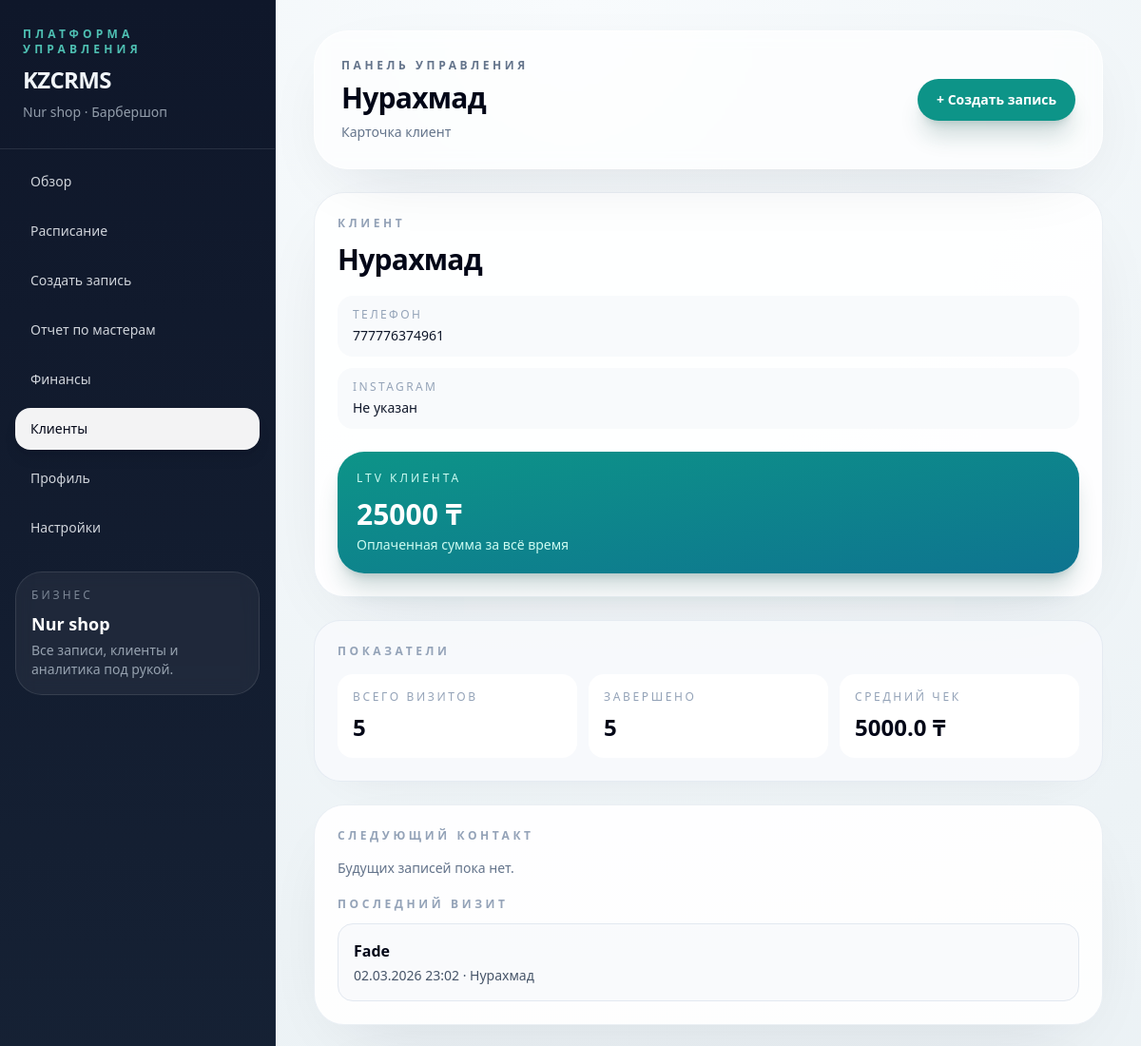
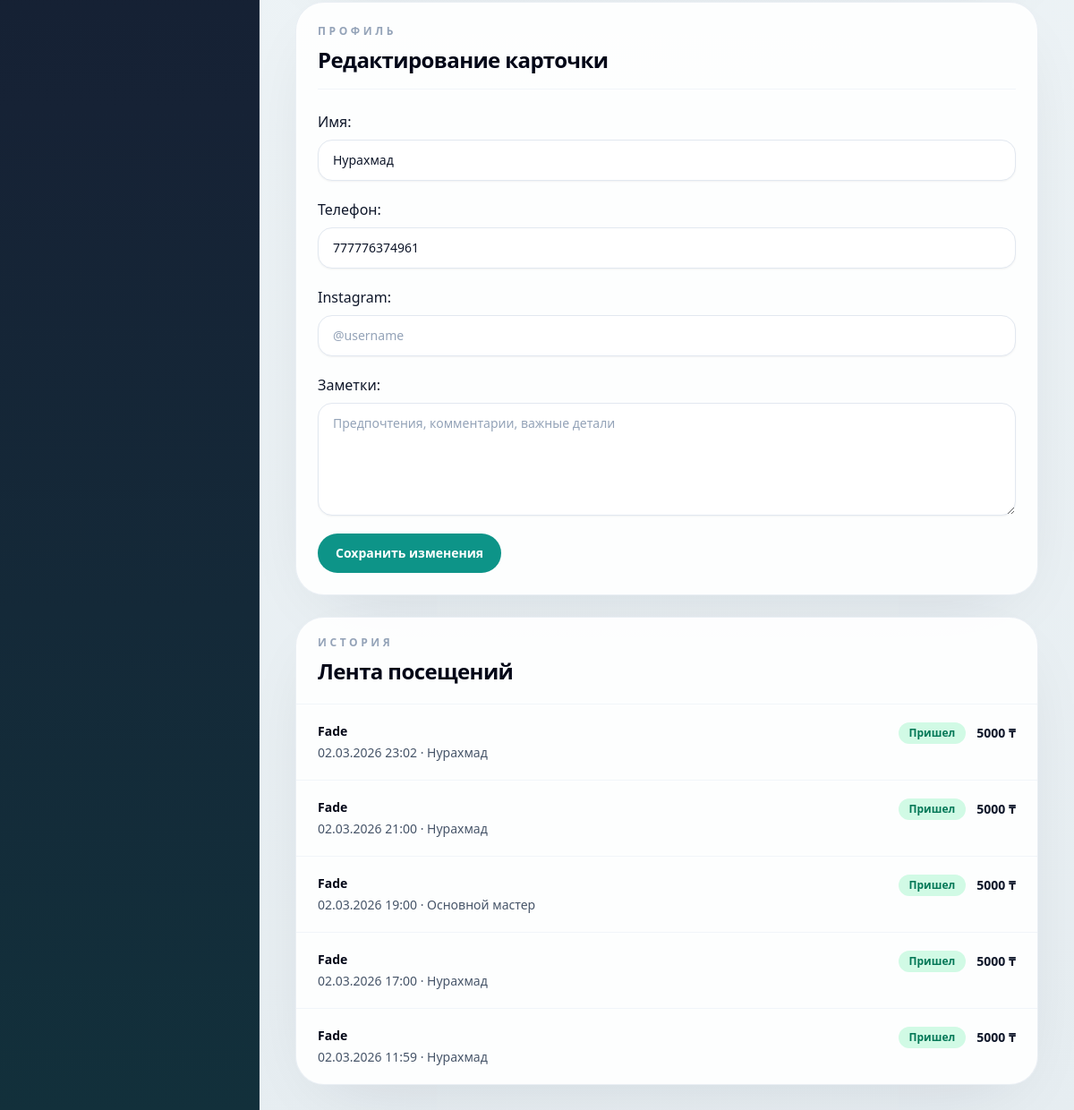
The page /clients/2/ (signed in) on the database as committed earlier (2 pictures, top to bottom).
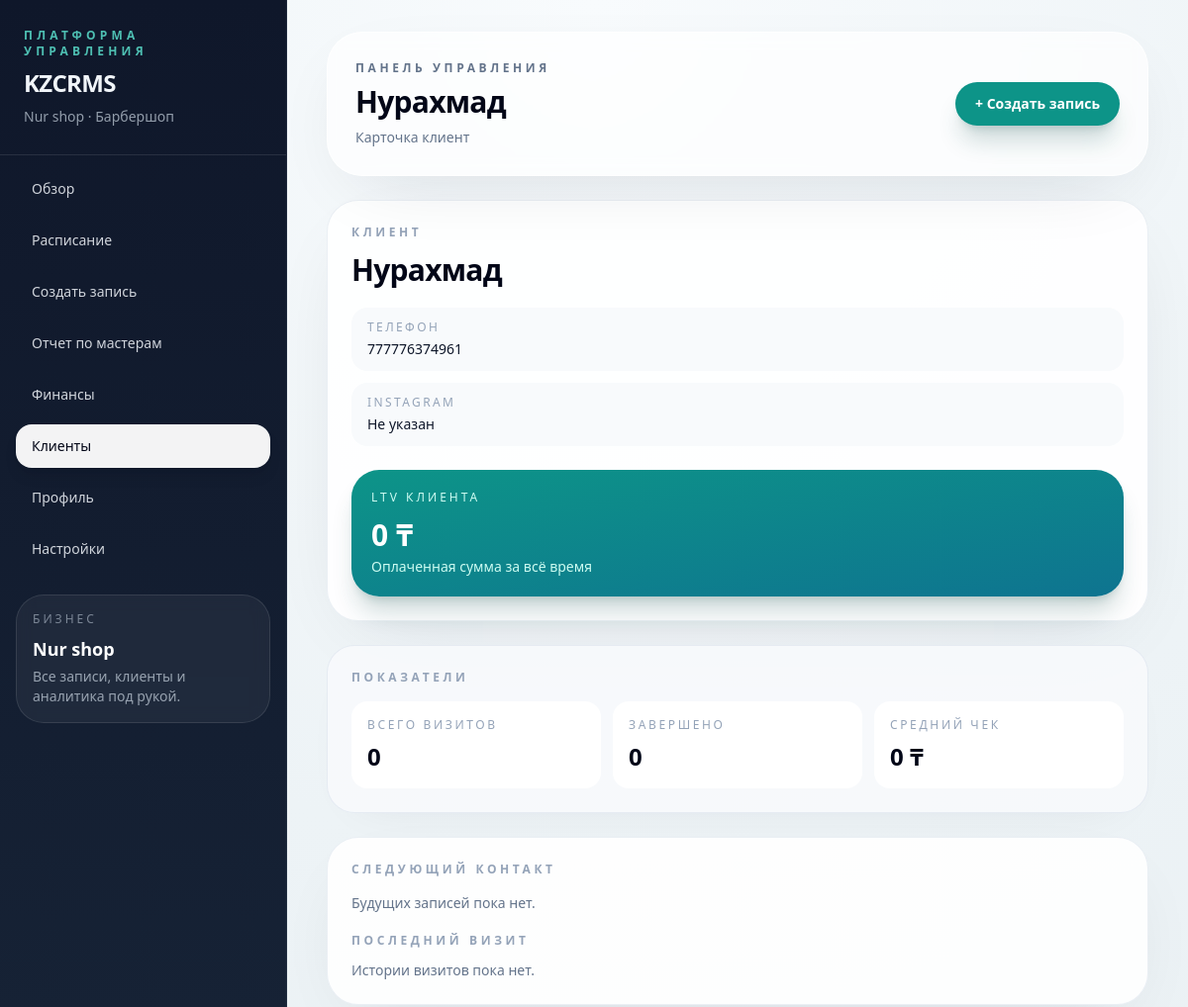
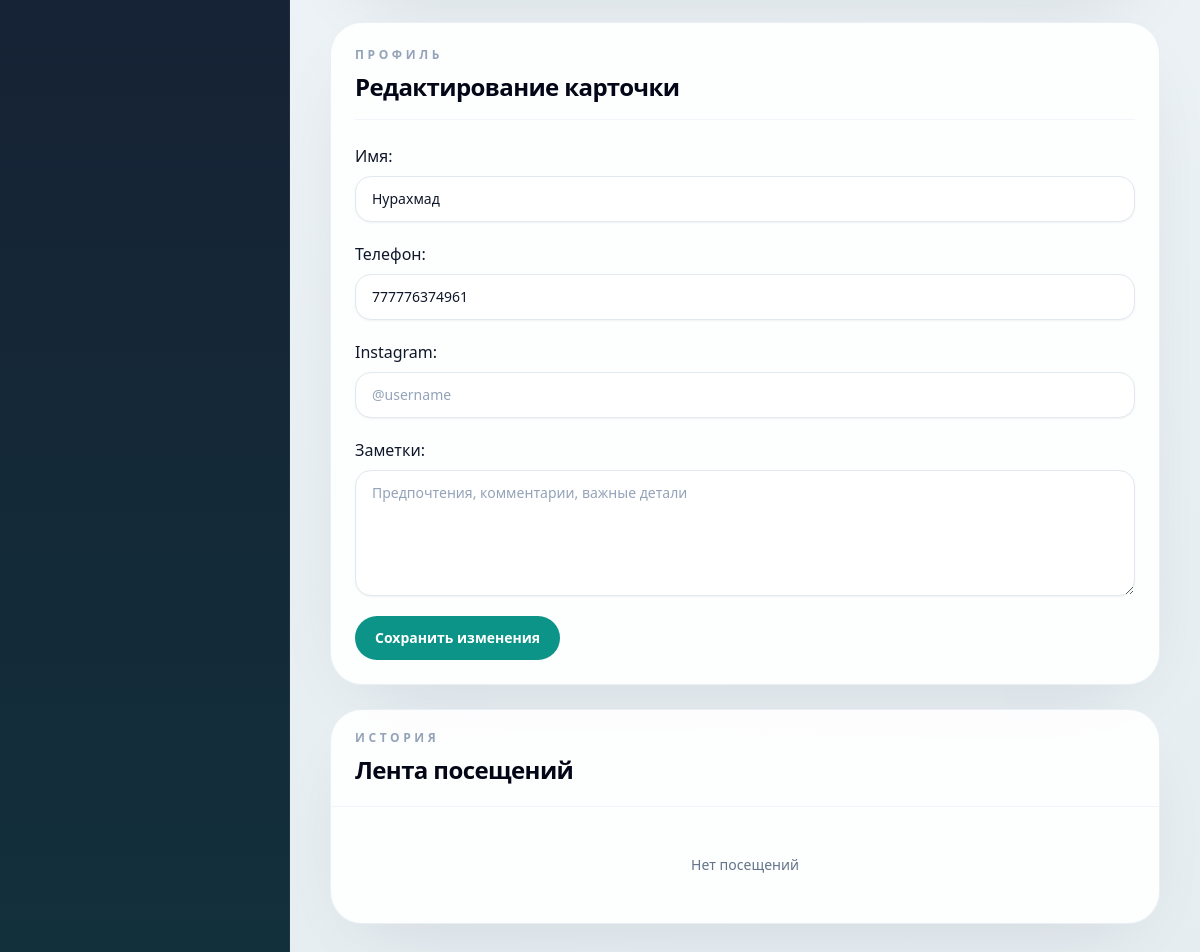
The same page on the database as committed later (2 pictures, top to bottom).
### core/models.py (models this page shows, shortened)
class TimestampedModel(models.Model):
    created_at = models.DateTimeField(auto_now_add=True)
    updated_at = models.DateTimeField(auto_now=True)
    class Meta:
        abstract = True

class Appointment(TimestampedModel):
    class Status(models.TextChoices):
        BOOKED = "BOOKED", "Записан"
        CONFIRMED = "CONFIRMED", "Подтвержден"
        DONE = "DONE", "Пришел"
        CANCELED = "CANCELED", "Отмена"
        NO_SHOW = "NO_SHOW", "Не пришёл"
    shop = models.ForeignKey(
        Shop,
        on_delete=models.CASCADE,
        related_name="appointments"
    )
    client = models.ForeignKey(
        Client,
        on_delete=models.PROTECT,
        related_name="appointments"
    )
    barber = models.ForeignKey(
        Barber,
        on_delete=models.PROTECT,
        related_name="appointments"
    )
    service = models.ForeignKey(
        Service,
        on_delete=models.PROTECT,
        related_name="appointments"
    )
    start_at = models.DateTimeField()
    end_at = models.DateTimeField(editable=False)
    status = models.CharField(
        max_length=20,
        choices=Status.choices,
        default=Status.BOOKED
    )
    comment = models.CharField(max_length=255, blank=True)

class Service(TimestampedModel):
    shop = models.ForeignKey(
        Shop,
        on_delete=models.CASCADE,
        related_name="services"
    )
    name = models.CharField(max_length=120)
    duration_min = models.PositiveSmallIntegerField(default=60)
    price_kzt = models.PositiveIntegerField(default=0)
    is_active = models.BooleanField(default=True)

class Barber(TimestampedModel):
    shop = models.ForeignKey(
        Shop,
        on_delete=models.CASCADE,
        related_name="barbers"
    )
    name = models.CharField(max_length=120)
    phone = models.CharField(max_length=30, blank=True)
    is_active = models.BooleanField(default=True)
    commission_percent = models.PositiveSmallIntegerField(default=50)
    fixed_salary_kzt = models.PositiveIntegerField(default=0)

### core/views.py (the view)
# urls.py: path("clients/<int:client_id>/", client_detail, name="client_detail"),
@login_required
def client_detail(request, client_id):
    shop = request.user.shop
    client = get_object_or_404(
        Client,
        id=client_id,
        shop=shop
    )
    if request.method == "POST":
        form = ClientProfileForm(request.POST, instance=client)
        if form.is_valid():
            form.save()
            messages.success(request, "Карточка клиента обновлена")
            return redirect("client_detail", client_id=client.id)
    else:
        form = ClientProfileForm(instance=client)
    appointments = (
        Appointment.objects
        .filter(client=client)
        .select_related("barber", "service")
        .order_by("-start_at")
    )
    now = timezone.now()
    next_appointment = (
        appointments
        .filter(
            start_at__gte=now,
            status__in=[Appointment.Status.BOOKED, Appointment.Status.CONFIRMED],
        )
        .order_by("start_at")
        .first()
    )
    last_appointment = (
        appointments
        .filter(
            start_at__lt=now,
            status=Appointment.Status.DONE,
        )
        .order_by("-start_at")
        .first()
    )
    total_spent = (
        Payment.objects
        .filter(appointment__client=client, is_paid=True)
        .aggregate(total=Sum("amount_kzt"))["total"]
        or 0
    )
    visit_count = appointments.filter(status=Appointment.Status.DONE).count()
    done_count = appointments.filter(status=Appointment.Status.DONE).count()
    avg_check = (
        Payment.objects
        .filter(appointment__client=client, is_paid=True)
        .aggregate(avg=Avg("amount_kzt"))["avg"] or 0
    )
    return render(request, "client_detail.html", {
        "client": client,
        "appointments": appointments,
        "form": form,
        "total_spent": total_spent,
        "visit_count": visit_count,
        "done_count": done_count,
        "avg_check": round(avg_check, 2),
        "next_appointment": next_appointment,
        "last_appointment": last_appointment,
    })

### core/forms.py
class ClientProfileForm(forms.ModelForm):
    class Meta:
        model = Client
        fields = ["name", "phone", "instagram", "notes"]
        widgets = {
            "name": forms.TextInput(attrs={"class": INPUT_CLASS, "placeholder": "Имя клиента"}),
            "phone": forms.TextInput(attrs={"class": INPUT_CLASS, "placeholder": "+7 777 123 45 67"}),
            "instagram": forms.TextInput(attrs={"class": INPUT_CLASS, "placeholder": "@username"}),
            "notes": forms.Textarea(attrs={
                "class": INPUT_CLASS,
                "placeholder": "Предпочтения, комментарии, важные детали",
                "rows": 5,
            }),
        }
        labels = {
            "name": "Имя",
            "phone": "Телефон",
            "instagram": "Instagram",
            "notes": "Заметки",
        }

### core/context_processors.py (called while the page is built)
def current_shop(request):
    shop = None
    if getattr(request, "user", None) and request.user.is_authenticated:
        shop = getattr(request.user, "shop", None)
    return {
        "current_shop": shop,
        "crm_labels": get_shop_labels(shop),
    }

### core/templates/client_detail.html (shortened to what the changed rows need)
{% extends "core/base.html" %}
{% block page_title %}
{{ client.name }}
{% endblock %}
{% block content %}
<div class="grid gap-6 2xl:grid-cols-[360px_minmax(0,1fr)]">
    <div class="space-y-6">
        <section class="crm-panel p-6">
            <h2 class="mt-3 text-3xl font-semibold tracking-tight text-slate-950">{{ client.name }}</h2>
            <div class="mt-6 rounded-[28px] bg-gradient-to-br from-teal-600 to-cyan-700 p-5 text-white shadow-xl shadow-teal-900/20">
                <div class="text-xs uppercase tracking-[0.25em] text-teal-100">LTV клиента</div>
                <div class="mt-3 text-3xl font-semibold">{{ total_spent }} ₸</div>
                <div class="mt-1 text-sm text-teal-100">Оплаченная сумма за всё время</div>
            </div>
        </section>
        <section class="crm-muted-panel p-6">
            <div class="mt-4 grid gap-3 sm:grid-cols-3 xl:grid-cols-1">
                <div class="rounded-2xl bg-white px-4 py-4">
                    <div class="text-xs uppercase tracking-[0.22em] text-slate-400">Всего визитов</div>
                    <div class="mt-2 text-2xl font-semibold text-slate-950">{{ visit_count }}</div>
                </div>
                <div class="rounded-2xl bg-white px-4 py-4">
                    <div class="text-xs uppercase tracking-[0.22em] text-slate-400">Завершено</div>
                    <div class="mt-2 text-2xl font-semibold text-slate-950">{{ done_count }}</div>
                </div>
                <div class="rounded-2xl bg-white px-4 py-4">
                    <div class="text-xs uppercase tracking-[0.22em] text-slate-400">Средний чек</div>
                    <div class="mt-2 text-2xl font-semibold text-slate-950">{{ avg_check }} ₸</div>
                </div>
            </div>
        </section>
        <section class="crm-panel p-6">
            <div class="text-xs font-semibold uppercase tracking-[0.3em] text-slate-400">Следующий контакт</div>
            {% if next_appointment %}
                <div class="mt-4 rounded-2xl border border-teal-100 bg-teal-50/70 px-4 py-4">
                    <div class="font-semibold text-slate-950">{{ next_appointment.service.name }}</div>
                    <div class="mt-1 text-sm text-slate-600">{{ next_appointment.start_at|date:"d.m.Y H:i" }} · {{ next_appointment.barber.name }}</div>
                </div>
            {% else %}
                <p class="mt-4 text-sm text-slate-500">Будущих записей пока нет.</p>
            {% endif %}
            <div class="mt-5 text-xs font-semibold uppercase tracking-[0.3em] text-slate-400">Последний визит</div>
            {% if last_appointment %}
                <div class="mt-3 rounded-2xl border border-slate-200 bg-slate-50/70 px-4 py-4">
                    <div class="font-semibold text-slate-950">{{ last_appointment.service.name }}</div>
                    <div class="mt-1 text-sm text-slate-600">{{ last_appointment.start_at|date:"d.m.Y H:i" }} · {{ last_appointment.barber.name }}</div>
                </div>
            {% else %}
                <p class="mt-3 text-sm text-slate-500">Истории визитов пока нет.</p>
            {% endif %}
        </section>
    </div>
    <div class="space-y-6">
        <section class="crm-panel overflow-hidden">
            <div class="divide-y divide-slate-100">
                {% for a in appointments %}
                    <div class="flex flex-col gap-3 px-6 py-5 md:flex-row md:items-start md:justify-between">
                        <div>
                            <div class="text-sm font-semibold text-slate-950">{{ a.service.name }}</div>
                            <div class="mt-1 text-sm text-slate-600">{{ a.start_at|date:"d.m.Y H:i" }} · {{ a.barber.name }}</div>
                        </div>
                        <div class="flex items-center gap-3">
                            {% if a.status == "DONE" %}
                                <span class="rounded-full bg-emerald-100 px-3 py-1 text-xs font-semibold text-emerald-700">Пришел</span>
                            {% elif a.status == "CANCELED" %}
                                <span class="rounded-full bg-rose-100 px-3 py-1 text-xs font-semibold text-rose-700">Отмена</span>
                            {% elif a.status == "NO_SHOW" %}
                                <span class="rounded-full bg-orange-100 px-3 py-1 text-xs font-semibold text-orange-700">Не пришел</span>
                            {% else %}
                                <span class="rounded-full bg-amber-100 px-3 py-1 text-xs font-semibold text-amber-700">{{ a.get_status_display }}</span>
                            {% endif %}
                            <span class="text-sm font-semibold text-slate-900">{{ a.service.price_kzt }} ₸</span>
                        </div>
                    </div>
                {% empty %}
                    <div class="px-6 py-12 text-center text-sm text-slate-500">Нет посещений</div>
                {% endfor %}
            </div>
        </section>
    </div>
</div>
{% endblock %}

Rows that differ between the two databases and show on the page:
removed Appointment: service.name "Fade", start_at "02.03.2026 23:02", barber.name "Нурахмад", status "Пришел", service.price_kzt "5000"
removed Appointment: service.name "Fade", start_at "02.03.2026 21:00", barber.name "Нурахмад", status "Пришел", service.price_kzt "5000"
removed Appointment: service.name "Fade", start_at "02.03.2026 19:00", barber.name "Основной мастер", status "Пришел", service.price_kzt "5000"
removed Appointment: service.name "Fade", start_at "02.03.2026 17:00", barber.name "Нурахмад", status "Пришел", service.price_kzt "5000"
removed Appointment: service.name "Fade", start_at "02.03.2026 11:59", barber.name "Нурахмад", status "Пришел", service.price_kzt "5000"
Other text that changed with them:
{{ total_spent }}: "25000" → "0"
{{ visit_count }}: "5" → "0"
{{ done_count }}: "5" → "0"
{{ avg_check }}: "5000.0" → "0"
text now shown: "Истории визитов пока нет. Нет посещений"
